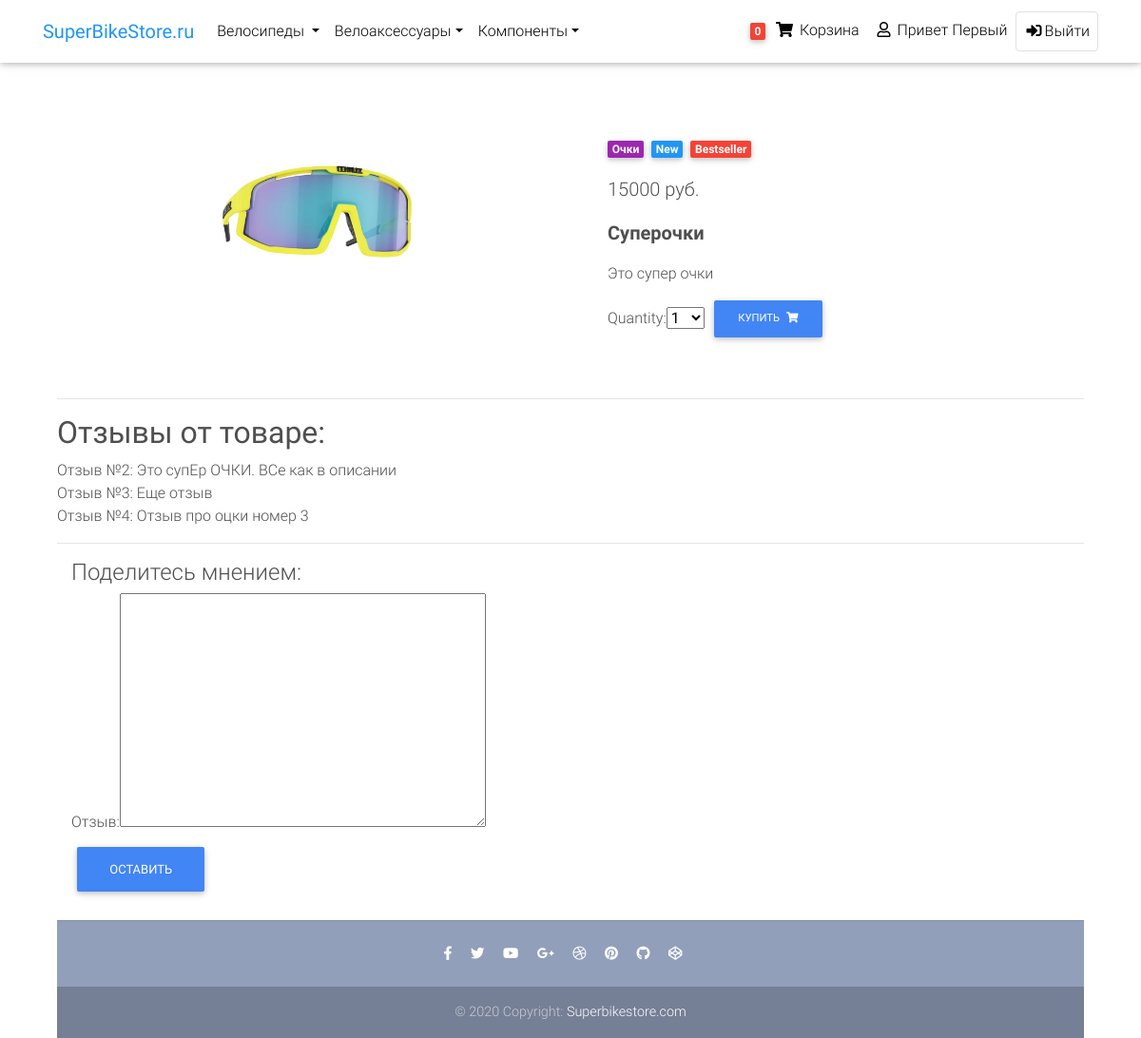
Page /5/superochki/ (signed in) on the committed database.
### users/models.py (models this page shows)
class SiteUser(AbstractUser):
    address = models.CharField(max_length=250)
    city = models.CharField(max_length=20)
    phone = models.CharField(max_length=11)
    orders = models.ManyToManyField(Order, related_name='users', through='UsersOrders')
    class Meta:
        ordering = ('last_name',)
        verbose_name = 'Покупатель'
        verbose_name_plural = "Покупатели"

### shop/models.py (models this page shows, shortened)
class Product(models.Model):
    category = models.ForeignKey(Category, related_name='products', on_delete=models.CASCADE)
    name = models.CharField(max_length=200, db_index=True)
    slug = models.SlugField(max_length=200, db_index=True)
    image = models.ImageField(upload_to='media/products', blank=True)
    description = models.TextField(blank=True)
    price = models.DecimalField(max_digits=10, decimal_places=0)
    available = models.BooleanField(default=True)
    created = models.DateTimeField(auto_now_add=True)
    updated = models.DateTimeField(auto_now=True)
    class Meta:
        ordering = ('name',)
        index_together = (('id', 'slug'),)
        verbose_name = 'Товар'
        verbose_name_plural = 'Товары'
    def get_absolute_url(self):
        return reverse('shop:product_detail',
                       args=[
                           self.id,
                           self.slug])

class Category(models.Model):
    name = models.CharField(
        max_length=40,
        db_index=True
    )
    slug = models.SlugField(
        max_length=40,
        unique=True
    )
    parent_category = models.ForeignKey('self', on_delete=models.CASCADE, null=True, blank=True)
    class Meta:
        ordering = ('name',)
        verbose_name = 'Категория'
        verbose_name_plural = "Категории"

class Review(models.Model):
    text = models.TextField(blank=True, null=True)
    product = models.ForeignKey(Product, on_delete=models.CASCADE, related_name='review', verbose_name='Товар')
    def __str__(self):
        return f' Отзыв №{str(self.id)}: {self.text[:50]}'
    class Meta:
        verbose_name = 'Отзыв'
        verbose_name_plural = 'Отзывы'

### shop/views.py (the view)
# urls.py: path('<int:id>/<slug:slug>/', views.product_detail, name='product_detail'),
@csrf_protect
def product_detail(request, id, slug):
    category = Category.objects.filter(parent_category=None)
    reviews = Review.objects.select_related('product').all()
    product = get_object_or_404(
        Product,
        id=id,
        slug=slug,
        available=True)
    cart_product_form = CartAddProductForm()
    if request.method == 'POST':
        review = ReviewForm(request.POST)
        if review.is_valid():
            Review.objects.create(text=review.cleaned_data['text'], product=product)
            return render(request,
                          'shop/products/detail.html',
                          {'product': product,
                           'form': review,
                           'category': category,
                           'reviews': reviews.filter(product=product),
                           'cart_product_form': cart_product_form})
    else:
        review = ReviewForm()
    return render(request,
                  'shop/products/detail.html',
                  {'product': product,
                   'category': category,
                   'form': review,
                   'reviews': reviews.filter(product=product),
                   'cart_product_form': cart_product_form})

### shop/forms.py
class ReviewForm(forms.ModelForm):
    text = forms.CharField(widget=forms.Textarea, label='Отзыв')
    class Meta(object):
        model = Review
        exclude = ('product', 'id',)

### cart/forms.py
class CartAddProductForm(forms.Form):
    quantity = forms.TypedChoiceField(
        choices=PRODUCT_QUANTITY_CHOICES,
        coerce=int
    )
    override = forms.BooleanField(
        required=False,
        initial=False,
        widget=forms.HiddenInput
    )

### cart/cart.py (called while the page is built)
    def __len__(self):
        return sum(item['quantity'] for item in self.cart.values())

### cart/context_processors.py (called while the page is built)
def cart(request):
    return {'cart': Cart(request)}

def category(request):
    return {"parents": Category.objects.filter(parent_category=None)}

### shop/templatetags/price_format.py (called while the page is built)
@register.filter()
def price_format(string):
    locale.setlocale(locale.LC_ALL, '')
    return locale.format_string('%d', string, grouping=True)

### users/email_auth.py (called while the page is built)
    def get_user(self, user_id):
        try:
            user = UserModel.objects.get(pk=user_id)
        except UserModel.DoesNotExist:
            return None
        return user if self.user_can_authenticate(user) else None

### shop/templates/shop/products/detail.html (shortened to what this page needs)
{% extends 'shop/base2.html' %}
{% load static %}
{% load price_format %}
{% block content %}
  <main class="mt-5 pt-4">
    <div class="container dark-grey-text mt-5">
      <div class="row wow fadeIn">
        <div class="col-md-6 mb-4">
          <img src="{{ product.image.url }}" class="img-fluid" alt="">
        </div>
        <div class="col-md-6 mb-4">
          <div class="p-4">
            <div class="mb-3">
              <a href="{% url 'shop:product_list_by_category' product.category.slug %}">
                <span class="badge purple mr-1">{{ product.category.name }}</span>
              </a>
              <a href="">
                <span class="badge blue mr-1">New</span>
              </a>
              <a href="">
                <span class="badge red mr-1">Bestseller</span>
              </a>
            </div>
            <p class="lead">
              <span>{{product.price | price_format }} руб.</span>
            </p>
            <p class="lead font-weight-bold">{{ product.name }}</p>
            <p>{{ product.description | linebreaks }}</p>
                <form action="{% url 'cart:cart_add' product.id %}" method="post">
                {{ cart_product_form }}
              <button class="btn btn-primary btn-md my-0 p" type="submit">Купить
                <i class="fas fa-shopping-cart ml-1"></i>
              </button>
                    </form>
          </div>
        </div>
      </div>
    {% endblock content %}
    {% block content_extra %}
    <div class="container">
      <hr>
    <h2> <strong> Отзывы от товаре:</strong></h2>
        {% for review in reviews %}
        {{ review }}
            <br>
        {% endfor %}
    <hr>
    <div class="form-group">
      <div class="col-lg-6 col-md-8 col-sm-12">
        <h4>Поделитесь мнением:</h4>
         <form action="{{ product.get_absolute_url }}" method="POST">
                {{ form }}
                <br>
                <button type="submit" class="btn btn-primary">Оставить</button>
            </form>
      </div>
    </div>
    {% endblock content_extra %}

### shop/templates/shop/base2.html (shortened to what this page needs)
{% load static %}
{% load i18n %}
<!DOCTYPE html>
<html lang="en">
<head>
  <link rel="stylesheet" href="https://use.fontawesome.com/releases/v5.11.2/css/all.css">
  <link href="{% static 'css/bootstrap.min.css' %}" rel="stylesheet">
  <link href="{% static 'css/mdb.min.css'%}" rel="stylesheet">
  <link href="{% static 'css/style.min.css'%}" rel="stylesheet">
</head>
<body class="" data-gr-c-s-loaded="true">
  <nav class="navbar fixed-top navbar-expand-lg navbar-light white scrolling-navbar">
    <div class="container">
      <a class="navbar-brand waves-effect" href="{% url 'shop:main_page' %}">
        <strong class="blue-text">SuperBikeStore.ru</strong>
      </a>
      <div class="collapse navbar-collapse" id="navbarSupportedContent">
        <ul class="navbar-nav mr-auto">
      <li class="nav-item dropdown">
        <a class="nav-link dropdown-toggle" href="{% url 'shop:product_list_by_category' 'velosipedy' %}" id="dropdown01"
           data-toggle="dropdown" aria-haspopup="true" aria-expanded="false"> Велосипеды </a>
      </li>
      <li class="nav-item dropdown">
        <a class="nav-link dropdown-toggle" href="{% url 'shop:product_list_by_category' 'veloaksessuary' %}" id="dropdown01"
           data-toggle="dropdown" aria-haspopup="true" aria-expanded="false">
          Велоаксессуары</a>
      </li>
        <li class="nav-item dropdown">
        <a class="nav-link dropdown-toggle" href="{% url 'shop:product_list_by_category' 'komponenty' %}" id="dropdown01"
           data-toggle="dropdown" aria-haspopup="true" aria-expanded="false">
          Компоненты</a>
      </li>
    </ul>
      {% if request.user.is_authenticated %}
        <ul class="navbar-nav nav-flex-icons">
         <li class="nav-item">
            <a href="{% url 'cart:cart_detail' %}" class="nav-link waves-effect">
            {% with total_items=cart|length  %}
                {% if total_items > 0 %}
              <span class="badge red z-depth-1 mr-1"> {{ total_items }} </span>
                {% else %}
                <span class="badge red z-depth-1 mr-1"> 0 </span>
                {% endif %}
            {% endwith %}
              <i class="fas fa-shopping-cart"></i>
              <span class="clearfix d-none d-sm-inline-block"> Корзина </span>
            </a>
          </li>
          <li class="nav-item">
            <span href="" class="nav-link waves-effect">
              <i class="far fa-user"></i>
              <span class="clearfix d-none d-sm-inline-block"> Привет {{ request.user.first_name }} </span>
            </span>
          </li>
          <li class="nav-item">
            <a href="{% url 'users:logout' %}" class="nav-link border border-light rounded waves-effect">
              <i class="fas fa-sign-in-alt"></i>Выйти
            </a>
          </li>
        </ul>
        {% endif %}
      </div>
    </div>
  </nav>
    {% block content %}
    {% endblock content %}
    {% block content_extra %}
    {% endblock content_extra %}
  <footer class="page-footer text-center font-small mt-4 wow fadeIn">
    <hr class="my-4">
    <div class="pb-4">
      <a href="">
        <i class="fab fa-facebook-f mr-3"></i>
      </a>
      <a href="">
        <i class="fab fa-twitter mr-3"></i>
      </a>
      <a href="">
        <i class="fab fa-youtube mr-3"></i>
      </a>
      <a href="">
        <i class="fab fa-google-plus-g mr-3"></i>
      </a>
      <a href="">
        <i class="fab fa-dribbble mr-3"></i>
      </a>
      <a href="">
        <i class="fab fa-pinterest mr-3"></i>
      </a>
      <a href="">
        <i class="fab fa-github mr-3"></i>
      </a>
      <a href="">
        <i class="fab fa-codepen mr-3"></i>
      </a>
    </div>
    <div class="footer-copyright py-3">
      © 2020 Copyright:
      <a href="{% url 'shop:main_page' %}"> Superbikestore.com </a>
    </div>
  </footer>
</body>
</html>

### shop/templates/shop/base2.html (style rules this page uses)
html, body, header, .carousel { height: 60vh; }

### rows in the picture
SiteUser: user.first_name "Первый"
Product: image (picture), category.name "Очки", price "15000", name "Суперочки", description "Это супер очки"
Review: id+text "Отзыв №2: Это супЕр ОЧКИ. ВСе как в описании"
Review: id+text "Отзыв №3: Еще отзыв"
Review: id+text "Отзыв №4: Отзыв про оцки номер 3"
